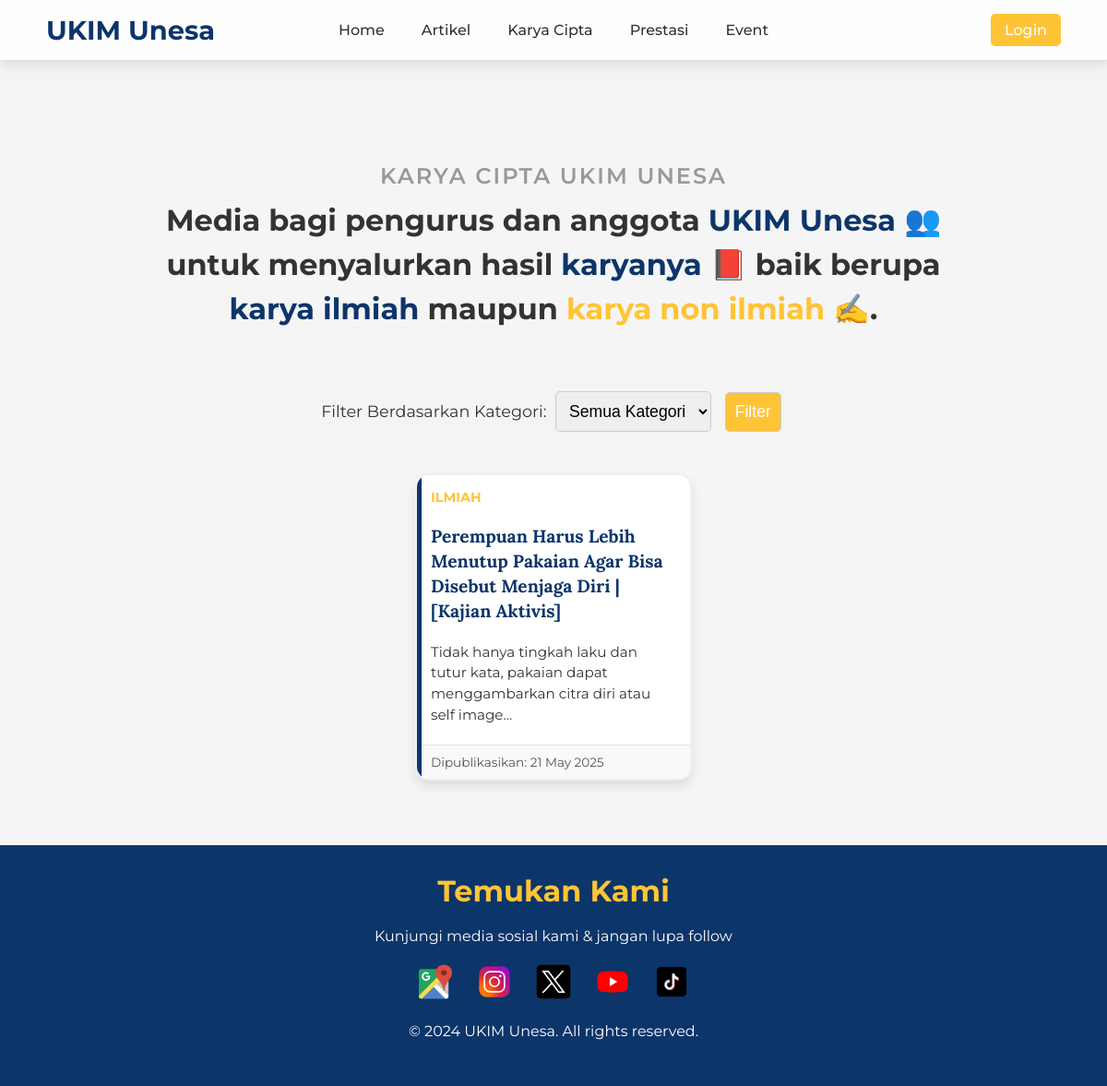
Page /list-karya.php on the committed database.
### tables this page shows
CREATE TABLE `karya_cipta` (
  `id_karya` int UNSIGNED NOT NULL,
  `id_category` int UNSIGNED NOT NULL,
  `user_id` int UNSIGNED DEFAULT NULL,
  `judul` varchar(255) NOT NULL,
  `slug` varchar(270) NOT NULL,
  `isi` longtext NOT NULL,
  `file_pendukung` varchar(255) DEFAULT NULL,
  `status` enum('published','pending','rejected') NOT NULL DEFAULT 'pending',
  `created_at` timestamp NULL DEFAULT CURRENT_TIMESTAMP,
  `updated_at` timestamp NULL DEFAULT CURRENT_TIMESTAMP ON UPDATE CURRENT_TIMESTAMP
);

CREATE TABLE `karya_categories` (
  `id_category` int UNSIGNED NOT NULL,
  `nama_category` varchar(50) NOT NULL,
  `created_at` timestamp NULL DEFAULT CURRENT_TIMESTAMP,
  `updated_at` timestamp NULL DEFAULT CURRENT_TIMESTAMP ON UPDATE CURRENT_TIMESTAMP
);

### conn/controller.php (called while the page is built, shortened)
<?php
include('koneksi.php');
function get_all_karya_filtered($limit = null, $offset = 0, $category_id = null, $status = 'published') {
    global $conn;
    $params = [];
    $types = "";
    $sql = "SELECT k.id_karya, k.slug, k.judul, k.isi, k.created_at, k.file_pendukung, kc.nama_category, u.nama_lengkap as author_name
            FROM karya_cipta k
            LEFT JOIN karya_categories kc ON k.id_category = kc.id_category
            LEFT JOIN users u ON k.user_id = u.id_user
            WHERE 1=1";
    if (!empty($status)) {
        $sql .= " AND k.status = ?";
        $params[] = $status;
        $types .= "s";
    }
    $sql .= " ORDER BY k.created_at DESC";
    if ($limit !== null && is_numeric($limit) && $limit > 0) {
        $sql .= " LIMIT ? OFFSET ?";
        $params[] = (int)$limit;
        $params[] = (int)$offset;
        $types .= "ii";
    }
    $stmt = mysqli_prepare($conn, $sql);
    if (!empty($types) && count($params) > 0) {
        mysqli_stmt_bind_param($stmt, $types, ...$params);
    }
    mysqli_stmt_execute($stmt);
    $result = mysqli_stmt_get_result($stmt);
    $karyas = mysqli_fetch_all($result, MYSQLI_ASSOC);
    return $karyas;
}
?>

### list-karya.php (the view, shortened to what this page needs)
<?php
require_once('./conn/controller.php');
include_once('./layout/header_index.php');
?>
<head>
    <link rel="stylesheet" href="./style/list.css">
</head>
<body>
    <?php
    $selected_category_id = null;
    $page = isset($_GET['page']) && is_numeric($_GET['page']) ? (int)$_GET['page'] : 1;
    $karya_per_page = 9;
    $offset = ($page - 1) * $karya_per_page;
    $karya_list = get_all_karya_filtered($karya_per_page, $offset, $selected_category_id, 'published');
    ?>
    <section class="trending-topics">
        <section class="welcome-section">
            <p class="welcome-title">KARYA CIPTA UKIM UNESA</p>
            <h2 class="welcome-message">
                Media bagi pengurus dan anggota <span class="highlight">UKIM Unesa 👥</span> untuk menyalurkan hasil
                <span class="highlight">karyanya 📕</span> baik berupa <span class="highlight">karya ilmiah </span> maupun <span class="highlight2">karya non ilmiah ✍️</span>.
            </h2>
        </section>
        <section class="filter-section">
            <form method="GET" action="list-karya.php">
                <label for="id_category">Filter Berdasarkan Kategori:</label>
                <select name="id_category" id="id_category">
                    <option value="">Semua Kategori</option>
                </select>
                <button type="submit">Filter</button>
            </form>
        </section>
        <div class="articles-container">
            <?php
            if ($karya_list && count($karya_list) > 0) {
                foreach ($karya_list as $karya) {
            ?>
            <a href="karya.php?slug=<?php echo htmlspecialchars($karya['slug']); ?>" class="article-card" style="text-decoration: none; color: inherit;">
                <span class="category"><?php echo htmlspecialchars($karya['nama_category'] ?? 'Lainnya'); ?></span>
                <h3><?php echo htmlspecialchars($karya['judul']); ?></h3>
                <p>
                    <?php
                    $words = explode(" ", strip_tags($karya['isi']));
                    $limited_text = implode(" ", array_slice($words, 0, 15));
                    echo htmlspecialchars($limited_text) . (count($words) > 15 ? "..." : "");
                    ?>
                </p>
                <div class="date-info">
                    <span>Dipublikasikan: <?php echo date("d M Y", strtotime($karya['created_at'])); ?></span>
                </div>
            </a>
            <?php
                }
            } else {
                if ($selected_category_id) {
                    echo "<p class='no-articles'>Tidak ada karya yang ditemukan untuk kategori ini.</p>";
                } else {
                    echo "<p class='no-articles'>Belum ada karya yang dipublikasikan.</p>";
                }
            }
            ?>
        </div>
    </section>
    <?php
    include_once('./layout/footer_index.php');
    ?>
</body>
</html>

### layout/header_index.css (style rules this page uses)
:root { --primary-color: #FFC436; --secondary-color: #0C356A; --text-dark-color: #333; --text-light-color: #FFFFFF; --main-font: 'Montserrat', sans-serif; --heading-font: 'Lora', serif; }
* { margin: 0; padding: 0; box-sizing: border-box; }
body { font-family: var(--main-font); background-color: #f4f4f4; color: var(--text-dark-color); }

### style/list.css (style rules this page uses)
:root { --primary-color: #FFC436; --secondary-color: #0C356A; --text-dark-color: #333; --text-light-color: #FFFFFF; --main-font: 'Montserrat', sans-serif; --heading-font: 'Lora', serif; }
* { margin: 0; padding: 0; box-sizing: border-box; }
body { font-family: var(--main-font); background-color: #f4f4f4; color: var(--text-dark-color); }
.trending-topics { padding: 50px; text-align: center; background-color: #f4f4f4; }
.welcome-section { text-align: center; padding: 40px 20px; background-color: #f5f5f5; border-radius: 10px; margin: 20px auto; max-width: 900px; }
.welcome-title { font-size: 1.5em; color: #999; letter-spacing: 2px; font-weight: 600; margin-bottom: 10px; }
.welcome-message { font-size: 2em; font-weight: 700; color: #333; line-height: 1.5; }
.welcome-message .highlight { color: var(--secondary-color); font-weight: 700; }
.welcome-message .highlight2 { color: var(--primary-color); font-weight: 700; }
.welcome-message span { display: inline-flex; align-items: center; gap: 5px; }
.articles-container { display: flex; flex-wrap: wrap; gap: 30px; justify-content: center; }
.filter-section { text-align: center; margin: 20px 0; }
.filter-section form { display: inline-block; text-align: left; font-size: 1.1em; font-family: var(--main-font); }
.filter-section select, .filter-section button { padding: 10px; font-size: 1em; margin: 5px; border: 1px solid #ccc; border-radius: 5px; outline: none; }
.filter-section button { background-color: var(--primary-color); color: white; cursor: pointer; transition: background-color 0.3s; }
.articles-container { display: flex; flex-wrap: wrap; gap: 20px; justify-content: center; padding: 20px; background-color: #f5f5f5; }
.article-card { background-color: #ffffff; border-radius: 15px; overflow: hidden; box-shadow: 0 6px 12px rgba(0, 0, 0, 0.1); width: 300px; display: flex; flex-direction: column; text-align: left; transition: transform 0.3s ease, box-shadow 0.3s ease; position: relative; border: 2px solid #f0f0f0; }
.category { font-size: 0.9em; color: var(--primary-color); font-weight: bold; padding: 15px; padding-bottom: 0; text-transform: uppercase; }
.article-card h3 { font-family: var(--heading-font); font-size: 1.2em; color: var(--secondary-color); padding: 10px 15px; margin: 10px 0; line-height: 1.4; }
.article-card p { font-size: 0.95em; color: var(--text-dark-color); padding: 0 15px; margin-bottom: 20px; line-height: 1.5; margin-top: auto; }
.date-info { padding: 10px 15px; font-size: 0.85em; color: #555; background-color: #f9f9f9; border-top: 1px solid #e0e0e0; margin-top: auto; }
.article-card::before { content: ""; position: absolute; left: 0; top: 0; bottom: 0; width: 5px; background-color: var(--secondary-color); }

### layout/footer_index.css (style rules this page uses)
:root { --primary-color: #FFC436; --secondary-color: #0C356A; --text-dark-color: #333; --text-light-color: #FFFFFF; --main-font: 'Montserrat', sans-serif; --heading-font: 'Lora', serif; }
* { margin: 0; padding: 0; box-sizing: border-box; }
body { font-family: var(--main-font); background-color: #f4f4f4; color: var(--text-dark-color); }

### rows in the picture
karya_cipta: id_category.nama_category "ILMIAH", judul "Perempuan Harus Lebih Menutup Pakaian Agar Bisa Disebut Menjaga Diri | [Kajian Aktivis]", limited_text "Tidak hanya tingkah laku dan tutur kata, pakaian dapat menggambarkan citra diri atau self image", created_at "21 May 2025"
